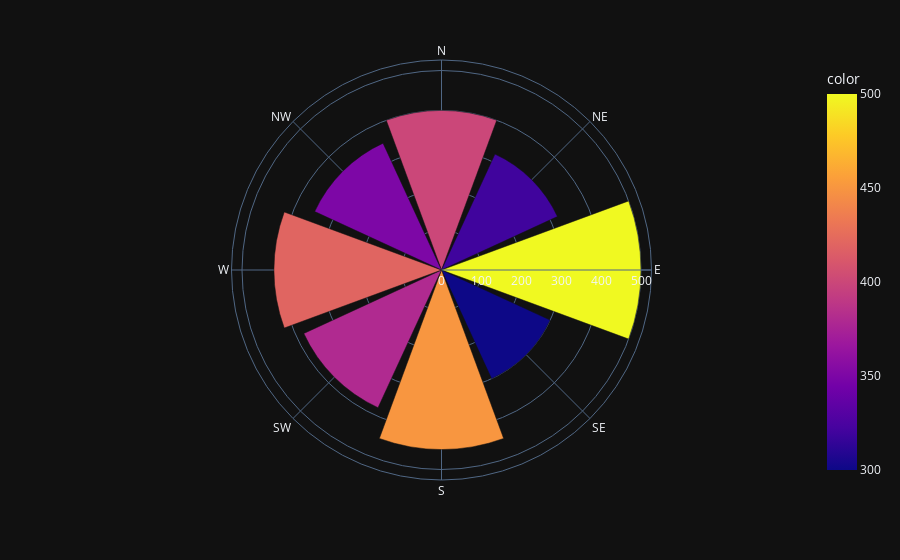

The cell this chart's notebook holds for it:
### Markdown cell above
#### 3. Wind Rose Chart
This looks like a premium chart you’d expect only in the paid version of Power BI but no, I’m joking. This is the real beauty of Plotly. It hardly took 10 lines of code to draw this stunning chart.

The Wind Rose Chart (also known as a Radial Bar Chart) shows values in circular form the higher the value, the longer the bar extends outward.

Now, if you try to create this in Power BI:

First, you’d need to even find this chart (which isn’t easy).
Second, you’d have to know how it works.
And finally, you’d need to figure out how to configure it correctly.
All of that feels time-consuming and challenging, right?

But with Plotly, the same thing is handled smartly and efficiently. With just data and 10 lines of Python code (assuming you have Plotly installed), the chart is ready to go.
And best of all it’s completely free, while in other tools you might be paying for the same feature.

Now, this kind of chart is very popular in weather reporting, where it uses four directions to help departments figure out wind flow patterns.

But in our case, we found it useful for analyzing clothing demand. For example, the eastern region turned out to be the most profitable. If we prioritize this direction, we can boost sales significantly.

Smart strategy, isn’t it?
Think of it as a mini compass or vigorous meter guiding you straight toward your true customers.

### Code cell
import plotly.express as px

directions = ["N", "NE", "E", "SE", "S", "SW", "W", "NW"]
sales      = [400, 320, 500, 300, 450, 380, 420, 350]

fig = px.bar_polar(
    r=sales,
    theta=directions,
    color=sales,
    color_continuous_scale=px.colors.sequential.Plasma,
    template="plotly_dark"
)
fig.show()

### Figure 1 — Plotly figure (JSON) as saved in the notebook; plotly's stock layout.template omitted (floating-point values rounded to 4 significant figures)
{"data": [{"hovertemplate": "r=%{r}<br>theta=%{theta}<br>color=%{marker.color}<extra></extra>", "legendgroup": "", "marker": {"color": [400, 320, 500, 300, 450, 380, 420, 350], "coloraxis": "coloraxis", "pattern": {"shape": ""}}, "name": "", "r": [400, 320, 500, 300, 450, 380, 420, 350], "showlegend": false, "subplot": "polar", "theta": ["N", "NE", "E", "SE", "S", "SW", "W", "NW"], "type": "barpolar"}], "layout": {"barmode": "relative", "coloraxis": {"colorbar": {"title": {"text": "color"}}, "colorscale": [[0, "#0d0887"], [0.1111, "#46039f"], [0.2222, "#7201a8"], [0.3333, "#9c179e"], [0.4444, "#bd3786"], [0.5556, "#d8576b"], [0.6667, "#ed7953"], [0.7778, "#fb9f3a"], [0.8889, "#fdca26"], [1, "#f0f921"]]}, "legend": {"tracegroupgap": 0}, "margin": {"t": 60}, "polar": {"angularaxis": {"direction": "clockwise", "rotation": 90}, "domain": {"x": [0, 1], "y": [0, 1]}}}}
